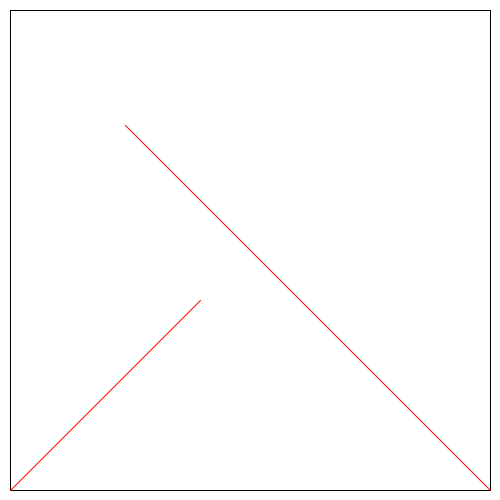
Frame 1 (no input)
Frame 60 (the mouse pressed at the canvas centre just before this capture): identical to frame 1, image omitted
Frame 120 (the mouse held since frame 60 and released just before this capture): identical to frame 1, image omitted

The Processing sketch that drew this single still picture (run headless with seeded random() and noise(); from frame 60 on, the mouse is pressed at the canvas centre):

// Processing sketch: processing_126870
// ── processing_126870.pde

/* This program draws a black outlined square with a red diagonal 
 line from the lower left corner toward the upper right corner; 
 and another red line from the lower right corner to the upper 
 left using limited set of Processing functions
 Created by Olaf Keller
 */

void setup() { 
  size (500, 500);
  background(255);
  smooth();
}

void draw() {
  //squere
  stroke(0);
  strokeWeight(1);
  rect(10, 10, 480, 480);

  //line
  stroke(255, 0, 0);
  line(10, height-10, 200, 300);
  line(width/4, height/4, width-10, height-10);
}
